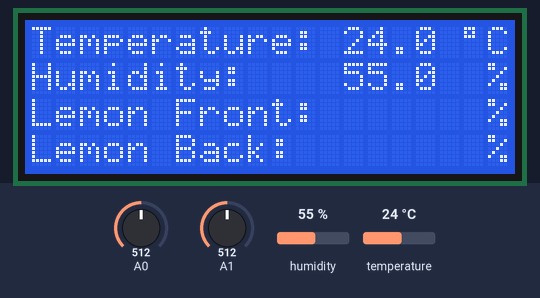
Bench run of a sketch on a simulated Arduino Uno, built with avr-gcc and run on an emulated ATmega328P. Shown: 20×4 character LCD. The inputs (shaded band) are chosen by the test bench; at power-on: humidity 55 %, A0 = 512, A1 = 512, temperature 24 °C.

Above: at 8.0 s.
8.1 s: humidity set to 22 %
At 13.4 s:
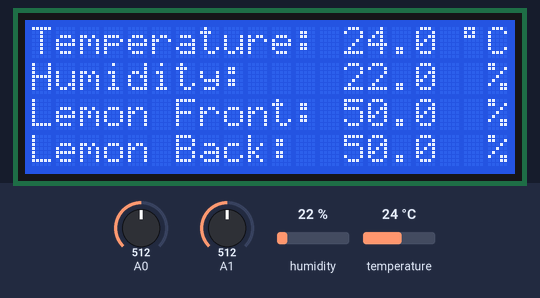
14.1 s: A0 set to 306
At 15.5 s:
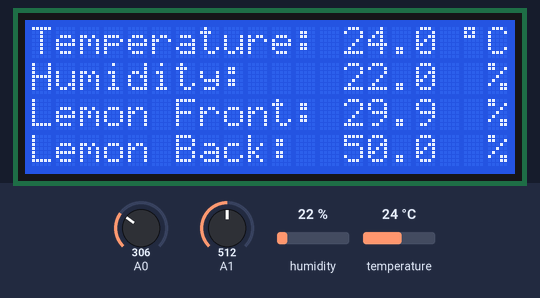
20.1 s: A1 set to 716
26.6 s: temperature set to 12 °C
At 28.3 s:
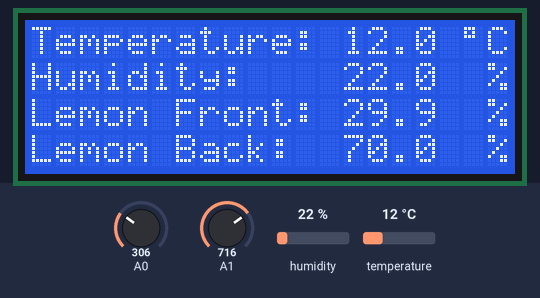
32.6 s: A0 set to 30
At 35.1 s:
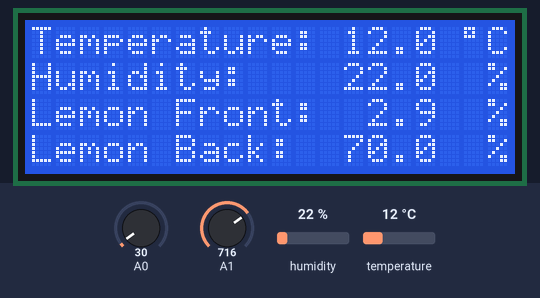
38.6 s: A1 set to 992
At 40.7 s:
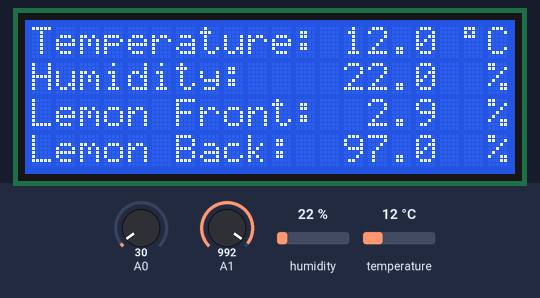
Timing chart, 0 to 42.2 s (numbered marks = the images above; inputs shaded):
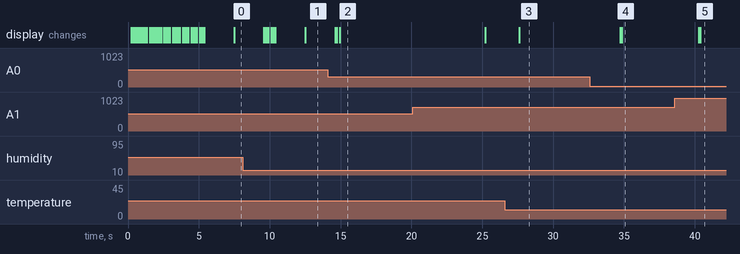

Measured:
- after the input at 14.1 s, the display: first changes after 0.53 s (image 2 shows a later state)
- after the input at 26.6 s, the display: changes after 1.0 s (image 3)
- after the input at 32.6 s, the display: first changes after 2.2 s (image 4 shows a later state)
- after the input at 38.6 s, the display: first changes after 1.7 s (image 5 shows a later state)

The sketch:

LemonGarden.ino
```cpp
//================================== Libraries ==========================================\\
// Connect pin 1 (on the left) of the sensor to +5V
// NOTE: If using a board with 3.3V logic like an Arduino Due connect pin 1
// to 3.3V instead of 5V!
// Connect pin 2 of the sensor to whatever your DHTPIN is
// Connect pin 4 (on the right) of the sensor to GROUND
// Connect a 10K resistor from pin 2 (data) to pin 1 (power) of the sensor
#define DHTTYPE DHT22   // DHT 22  (AM2302), AM2321
#include <LiquidCrystal_I2C.h>
#include <Wire.h>
#include <stdio.h>
#include <ctype.h>
#include <LiquidCrystal.h>
#include "DHT.h"
#define DHTPIN 7     // what digital pin we're connected to
//================================== Variables ==========================================\\
int characterMAX = 20;
int currentLine = 0;
bool firstInit = true;
LiquidCrystal_I2C lcd(0x27, 20, 4);
char hello[] = "Welcome, please wait for the system to start up...";
char *helloPtr = hello;
float temperature1, humidity1, heatIndex1;
int line; // the current line one the display we are at.
char tempLine[] = "Temperature: ";
char humidLine[] = "Humidity: ";
char heatIndexLine[] = "Heatindex: ";
char *temperaturePtr = tempLine;
char *humidityPtr = humidLine;
char *heatIndexPtr = heatIndexLine;
#define ARRAYSIZE 20
int displayLength = 20;
char tempBufferArray[50];
char *tempPtr;
int blaeser;
float rainbow, bhut, chocolate, habanero, lFront, lBack;
char habaneroPin[] = "A0";
char chocolatePin[] = "A1";
char bhutPin[] = "A2";
char rainbowPin[] = "A3";
char frontPin[] = "A0";
char backPin[] = "A1";
char habaneroLine[] = "Habanero: ";
char rainbowLine[] = "Rainbow: ";
char bhutLine[] = "Bhut: ";
char chocolateLine[] = "Chocolate: ";
char lemonFrontLine[] = "Lemon Front: ";
char lemonBackLine[] = "Lemon Back: ";
char *lFrontPtr = lemonFrontLine;
char *lBackPtr = lemonBackLine;
char *chocolatePTR = chocolateLine;
char *bhutPTR = bhutLine;
char *rainbowPTR = rainbowLine;
char *habaneroPTR = habaneroLine;
//================================== Methods ==========================================\\
void letterByLetter(char* &input, int line);
void letterByLetter(char* &input, int x, int y);
void clearDisplay();
void initSoilScreen();
void initDHT22Screen();
void updateDHT22();
void updateSoilHumidity();
// Initialize DHT sensor.
// Note that older versions of this library took an optional third parameter to
// tweak the timings for faster processors.  This parameter is no longer needed
// as the current DHT reading algorithm adjusts itself to work on faster procs.
DHT dht(DHTPIN, DHTTYPE);
//=============================== The main program ====================================\\

//What has to start up? //TODO Please make it so, a series of buttons can control this :)
void setup() {
  //initialize the lcd
  Serial.begin(9600);
  lcd.init();
  lcd.backlight();
  lcd.home();
  clearDisplay();
  //start the dht22
  dht.begin();
  //Tell a welcome message
  //letterByLetter(helloPtr, 0);
  //delay(1000);
  //clearDisplay();
  initDHT22Screen();
}


//The main loop //TODO please make it so, a series of buttons can control this part
void loop() {
  //clearDisplay();
  //initDHT22Screen();
  updateDHT22();
  delay(2000); // the sensor is slow, so we need a delay in order for the sensor to calibrate.
  //clearDisplay();
  //initSoilScreen();
  updateSoilHumidity();
}

//Method to set the static text of the Soil screen view.
void initSoilScreen(){
  //Writing the lines, each letter at a time
  letterByLetter(rainbowPTR, 0);
  letterByLetter(bhutPTR, 1);
  letterByLetter(chocolatePTR, 2);
  letterByLetter(habaneroPTR, 3);

  //inserting a % sign to tell that it is soil humidity %
  char percent[] = "%";
  // make it into a ptr to print it
  char *percentPTR = percent;
  for(int i=0; i<4; i++){
    letterByLetter(percentPTR, 19, i);
  }
}

//initializing the static text of this view
void initDHT22Screen(){
  //write the static text
  letterByLetter(temperaturePtr, 0);
  letterByLetter(humidityPtr, 1);
  //letterByLetter(heatIndexPtr, 2);
  letterByLetter(lFrontPtr,2);
  letterByLetter(lBackPtr,3);
  char percent[] = "%";
  // make it into a ptr to print it
  char *percentPTR = percent;
  for(int i=1; i<4; i++){
    letterByLetter(percentPTR, 19, i);
  }
  char celsius[] = "C";
  char *celsiusPtr = celsius;
  lcd.setCursor(18,0);
  lcd.print((char)223); //prints degree sign
  letterByLetter(celsiusPtr, 19, 0); // Ending with a C
}

//updating the humidity and temperaute values
void updateDHT22(){

  delay(2000);//make sure that we get the 2 sec delay we need

  //read the temperature and humidity - heatindex is bugged //TODO please fix this, atm it is the same as the temperature
  humidity1 = dht.readHumidity();
  temperature1 = dht.readTemperature(false, false);
  //heatIndex1 = dht.computeHeatIndex(temperature1, humidity1, false);

  // make the three float values into char arrays, so they can be displayed onto the LCD display
  char bufferHumidity[5];
  char bufferTemp[5];
  //char bufferHeat[5];
  dtostrf(humidity1, 5, 1, bufferHumidity);
  dtostrf(temperature1, 5, 1, bufferTemp);
  //dtostrf(heatIndex1, 5, 1, bufferHeat);


  //insert the values
  int character = 13;

  //for humidity
  for(int i = 0; i <4; i++){
    lcd.setCursor(character+i, 1);
    lcd.print(bufferHumidity[i+1]);
    lcd.setCursor(character+i, 0);
    lcd.print(bufferTemp[i+1]);
  }


}

//clears the display
void clearDisplay() {
  char emptyArray[] = " ";
  for (int i = 0; i < 4; i++) { // 4 lines
    for (int k = 0; k < 20; k++) { //20 characters in each line
      lcd.setCursor(k, i);
      lcd.print(emptyArray);
    }
  }
}


int iArray;
int arraySize;
int arrayTMP;

//used for writing from the first character in the line and for strings longer than 20 characters
void letterByLetter(char* &input, int line) {
  iArray = 0;
  arraySize = 0;
  arrayTMP = 0;

  currentLine = line;
  iArray = 0;

  lcd.setCursor(0, currentLine);


//TODO please insert at function that can print multiline, and places the whole word on the next line
  while (input[iArray] != '\0') {     // While we are not at the end of the array
    if (arrayTMP == 20) {                 //if we are at the end,
      currentLine++;                      // change line
      arrayTMP = 0;                       // reset the counter
      lcd.setCursor(0, currentLine);      // place the cursor on the next line
      if (input[iArray] == ' ') {         // if the next character is a space,
        iArray++;                         // goto the next place in the array - hence a line won't start with a space :)
      }

    }
    lcd.print(input[iArray]);           //print the element iArray in input array
    delay(100);
    iArray++;                           //see the next place in the array
    arrayTMP++;                         //and count the counter for the line one up
  }
}

int chiliArraySize = 7;
float maxSoilValue = 1023.0;

//used to update the values from the soil humidity
void updateSoilHumidity(){
  //read from analog 0 and 1
  lFront = analogRead(A0);
  lBack = analogRead(A1);
  //convert to percentages
  float lFrontPercent = (float)(lFront/maxSoilValue)*100;
  float lBackPercent = (float)(lBack/maxSoilValue)*100;

  //create chars to store the values in readable format to the LCD screen
  char lFrontArray[chiliArraySize], lBackArray[chiliArraySize];

  //and then move from float to char[]
  dtostrf(lFrontPercent, 5, 1, lFrontArray);
  dtostrf(lBackPercent, 5, 1, lBackArray);

  //create pointers in order to print them
  char *lFrontPtr = lFrontArray;
  char *lBackPtr = lBackArray;

  //place the text  //TODO make a metod to place text without delay
  letterByLetter(lFrontPtr, 12, 2);
  letterByLetter(lBackPtr, 12, 3);
}

//used for starting at a specific position on a line, here x is the posistion on the line and y is the line
void letterByLetter(char* &input, int x, int y) {
  if(y > 4 || x > 20 || y < 0 || x < 0){    //make sure we won't get garbage requests
    return;
  }
/*Local veriables */
  iArray = 0;
  arraySize = 0;
  arrayTMP = 0;
  currentLine = y;
  iArray = 0;

  //place the cursor at the desired location
  lcd.setCursor(x, currentLine);

  while (input[iArray] != '\0') { // while we are not at the end of the array

    if (arrayTMP == 20) {           //if we are at the end of the line
      currentLine++;                  //count up the line
      arrayTMP = 0;                   //reset the character counter
      x = 0;                          //make ready to change line
      lcd.setCursor(x, currentLine);  //place the cursor at the next line

      if (input[iArray] == ' ') {     //if the character is a space
        iArray++;                       //move another place in the array
      }
    }

    lcd.print(input[iArray]);       //print the resulting place in the array
    delay(100);                     //a short delay
    iArray++;                       //goto next place in the array
    arrayTMP++;                     //count up the character counter
  }
}
```
